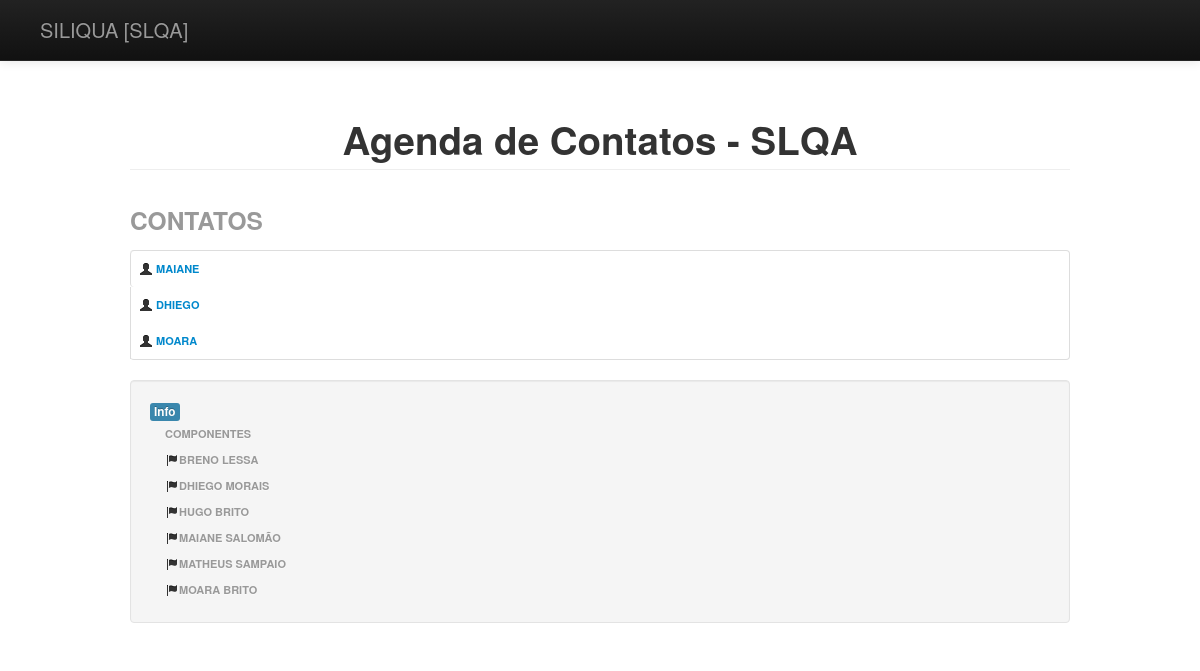
Before: / with the older database file.
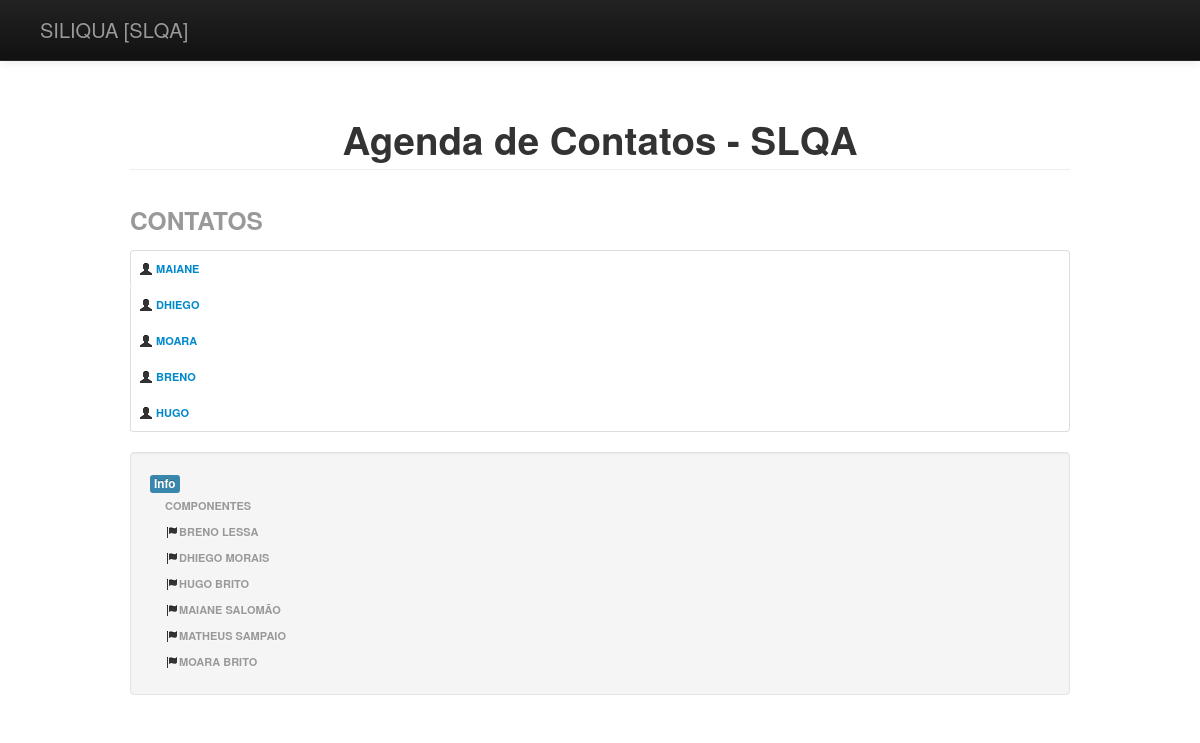
After: the same page with the newer database file.
### agenda/models.py (models this page shows, shortened)
class Contato(models.Model):
        nome = models.CharField(max_length=100)
        idade = models.IntegerField()
        email = models.EmailField(unique=True)
        telefone = models.CharField(max_length=20, blank=True)
        criado_em = models.DateField(db_index=True, auto_now_add=True)
        facebook = models.CharField(max_length=200)
        foto = models.ImageField(upload_to="fotos")
        @permalink
        def get_absolute_url(self):
            return ('view_contato', None, { 'nome': self.nome })

### agenda/views.py (the view)
def index(request):
    return render_to_response('index.html', {
        'contatos': Contato.objects.all()[:5]
    })

### templates/index.html (shortened to what this page needs)
{% extends 'base.html' %}
<h1>{% block title %}Agenda de Contatos - SLQA{% endblock %}</h1>
{% block content %}
    <h3 class="muted">CONTATOS</h3>
    {% if contatos %}
        <table class="table table-bordered ">
            <thead>
              <tr>
               {% for contato in contatos %}
                <th class="nav-header"><i class="icon-user"></i> <a href="{{ contato.get_absolute_url }}">{{ contato.nome }}</a></th>
                {% endfor %}
              </tr>
            </thead>
        </table>
         {% else %}
        <p class="alert alert-success">Não existem contatos.</p>
    {% endif %}
<div class="spam3">
    <div class="well sidebar-nav">
   <span class="label label-info">Info</span> <div class="nav-header" href="">COMPONENTES</div>
    <div class="nav-header" href=""><i class="icon-flag"></i>Breno Lessa</div>
    <div class="nav-header" href=""><i class="icon-flag"></i>Dhiego Morais</div>
    <div class="nav-header" href=""><i class="icon-flag"></i>Hugo Brito</div>
    <div class="nav-header" href=""><i class="icon-flag"></i>Maiane Salomão</div>
    <div class="nav-header" href=""><i class="icon-flag"></i>Matheus Sampaio</div>
    <div class="nav-header" href=""><i class="icon-flag"></i>Moara Brito</div>
  {% endblock %}

### templates/base.html (shortened to what this page needs)
<!DOCTYPE html>
<html>
    <head>
     {% load staticfiles %}
     <link rel="stylesheet" type="text/css" href="{% static 'agenda/css/bootstrap.css' %}" />
</head>
<body>
    <div class="navbar navbar-inverse navbar-fixed-top ">
             <div class="navbar-inner">
                <p class="brand">SILIQUA [SLQA]</p>
             </div>
        </div>
        <div class="container">
            <div class="row-fluid">
                 <h1 class="page-header">{% block title %}Agenda de Contatos - Equipe SLQA{% endblock %}</h1>
                 {% block content %}
                 {% endblock %}
            </div>
        </div>
    </body>
</html>

Changed rows visible on the page:
added Contato: nome "BRENO"
added Contato: nome "HUGO"
